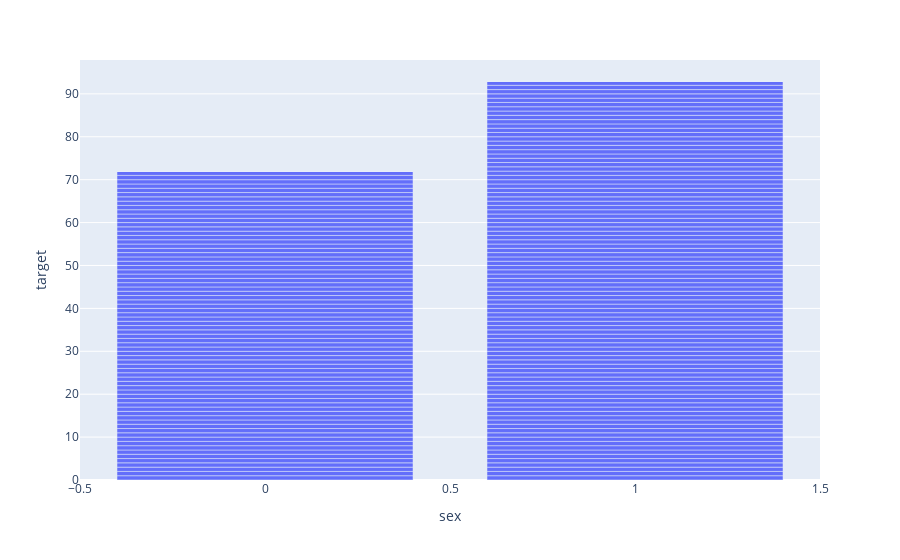

This figure's notebook cell:
### Code cell
#using plotly express
px.bar(df,df['sex'],df['target'])

### Figure 1 — Plotly figure (JSON) as saved in the notebook; plotly's stock layout.template omitted (floating-point values rounded to 4 significant figures; data arrays with more than 128 entries replaced by an {"elided": "..."} marker saying what was removed)
{"data": [{"alignmentgroup": "True", "hovertemplate": "sex=%{x}<br>target=%{y}<extra></extra>", "legendgroup": "", "marker": {"color": "#636efa"}, "name": "", "offsetgroup": "", "orientation": "v", "showlegend": false, "textposition": "auto", "type": "bar", "x": {"elided": "303 int values"}, "xaxis": "x", "y": {"elided": "303 int values"}, "yaxis": "y"}], "layout": {"barmode": "relative", "legend": {"tracegroupgap": 0}, "margin": {"t": 60}, "xaxis": {"anchor": "y", "domain": [0, 1], "title": {"text": "sex"}}, "yaxis": {"anchor": "x", "domain": [0, 1], "title": {"text": "target"}}}}
